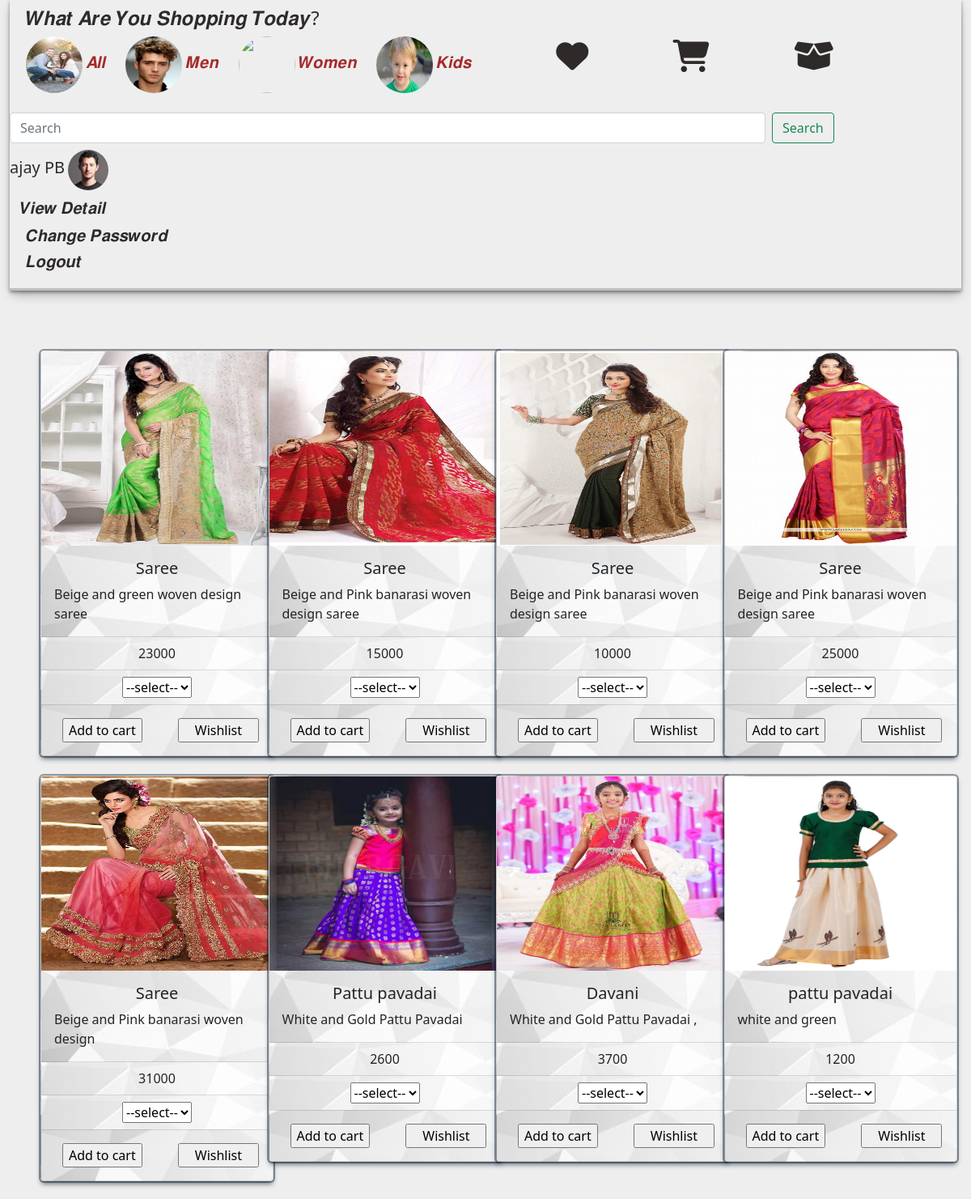
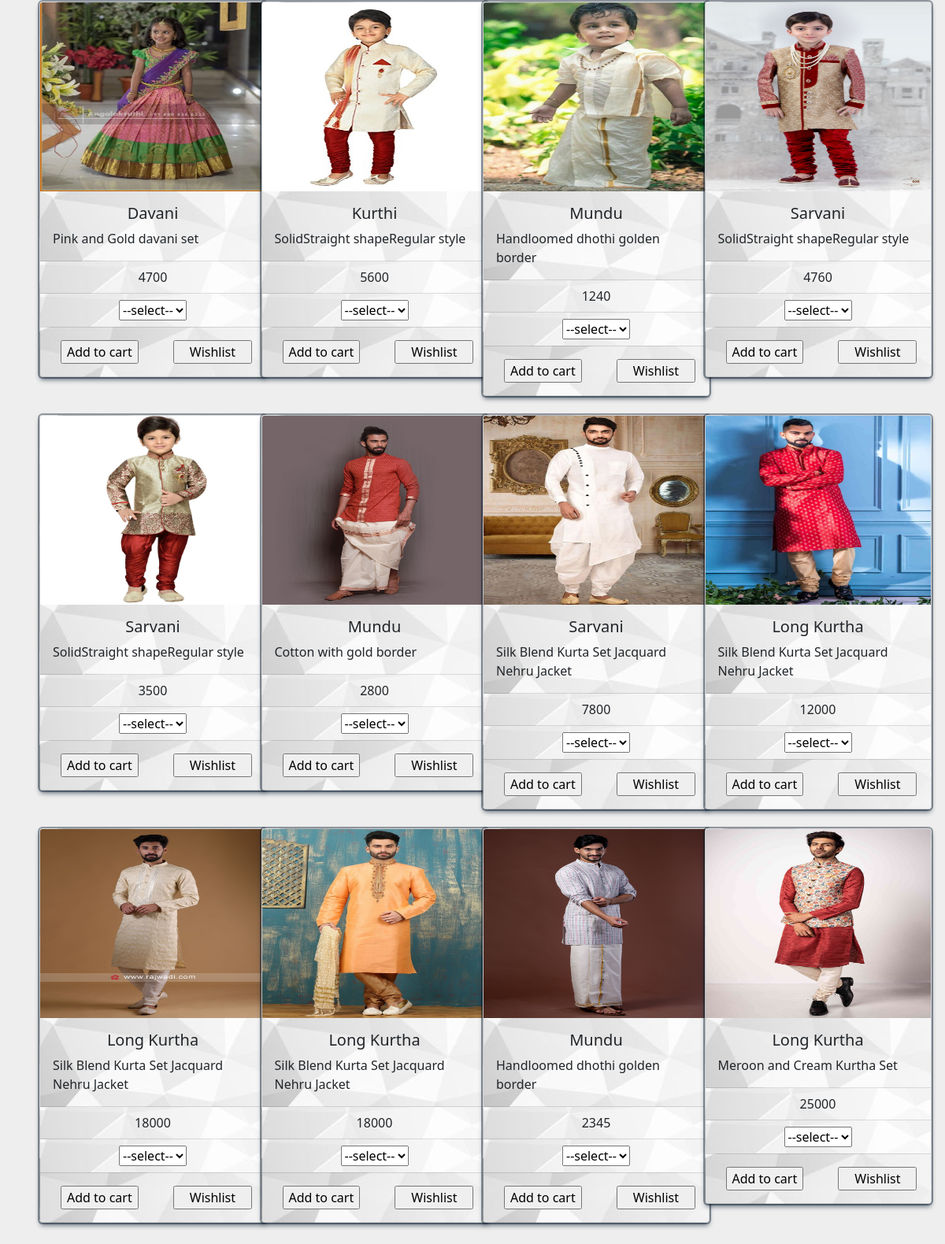
/ecommerceapp/userprofile/ (signed in), run on the app's committed database (2 pictures, top to bottom).
### ecommerceapp/models.py (models this page shows, shortened)
class ecomregister(models.Model):
    propic=models.ImageField(upload_to="images/")
    fullname=models.CharField(max_length=100)
    email=models.CharField(max_length=200)
    phone=models.IntegerField()
    gender=models.CharField(max_length=10)
    password=models.CharField(max_length=100)

class sellerproduct(models.Model):
    productimage=models.ImageField(upload_to="images/")
    product=models.CharField(max_length=200)
    category=models.CharField(max_length=20)
    price=models.IntegerField()
    size=models.CharField(max_length=200)
    desc=models.CharField(max_length=500)

### ecommerceapp/views.py (the view)
# urls.py: path('userprofile/',userprofile),
def userprofile(request):
    try:
        id1=request.session['userid']
        data=ecomregister.objects.get(id=id1)
        category = request.GET.get('category','all') # get selected category,if there is no category selected, all option will work
        if category=='all':
            db=sellerproduct.objects.all()
        else:
            db=sellerproduct.objects.filter(category=category)
        for item in db:
            item.size=item.size.split(',')
    except KeyError:
        return redirect(userlogin)
    return render(request,'userprofile.html',{'data':data,'db':db})

### ecommerceapp/templates/userprofile.html (shortened to what this page needs)
<!DOCTYPE html>
{% load static %}
<html lang="en">
<head>
     <link rel="stylesheet" type="text/css" href="{% static 'css/style.css' %}" >
    <link rel="stylesheet" href="https://cdnjs.cloudflare.com/ajax/libs/font-awesome/6.5.2/css/all.min.css" />
  <link href="https://cdn.jsdelivr.net/npm/bootstrap@5.0.2/dist/css/bootstrap.min.css" rel="stylesheet">
</head>
<body>
<div class="container-fluid">
    <nav class="navbar">
        <div>
        <h4>𝑾𝒉𝒂𝒕 𝑨𝒓𝒆 𝒀𝒐𝒖 𝑺𝒉𝒐𝒑𝒑𝒊𝒏𝒈 𝑻𝒐𝒅𝒂𝒚?</h4>
        <img src="{% static 'image/img_4.png' %}"style="height:70px;width:70px;border-radius:50%;margin-left:20px;">
        <a href="?category=all" style="font-size:20px;color:#A52A2A;">𝑨𝒍𝒍</a>
        <img src="{% static 'image/img_16.png' %}"style="height:70px;width:70px;border-radius:50%;margin-left:20px;">
        <a href="?category=men" style="font-size:20px;color:#A52A2A;"> 𝑴𝒆𝒏</a>
        <img src="{% static 'image/img_17.png' %}"style="height:70px;width:70px;border-radius:50%;margin-left:20px;">
        <a href="?category=women" style="font-size:20px;color:#A52A2A;">𝑾𝒐𝒎𝒆𝒏</a>
        <img src="{% static 'image/img_18.png' %}"style="height:70px;width:70px;border-radius:50%;margin-left:20px;">
        <a href="?category=kids" style="font-size:20px;color:#A52A2A;">𝑲𝒊𝒅𝒔</a>
        <a href="http://127.0.0.1:8000/ecommerceapp/wishlistdisplay/"><i class="fa-solid fa-heart"></i></a>
            <a href="http://127.0.0.1:8000/ecommerceapp/cartdisplay/"> <i class="fa-solid fa-cart-shopping"></i></a>
            <a href="http://127.0.0.1:8000/ecommerceapp/order/"> <i class="fa-solid fa-box-open"></i></a>
            <br><br>
            <form class="d-flex">
        <input id="searchinput" class="form-control me-2" type="text" placeholder="Search" aria-label="Search" onkeyup="filterItems()">
        <button class="btn btn-outline-success" type="submit">Search</button>
      </form>
        </div>
    <span class="navbar-text">
        <a style="color:#2E2A2A;">{{data.fullname}}</a> <img src="{{data.propic.url}}" height="50px" width="50px" style="border-radius:50%"><br>
        <button type="button" class="btn"><a href="http://127.0.0.1:8000/ecommerceapp/updateprofile/{{data.id}}"style="color:#2E2A2A;" class="card-link">𝑽𝒊𝒆𝒘 𝑫𝒆𝒕𝒂𝒊𝒍</a></button>
        <h6><a href="http://127.0.0.1:8000/ecommerceapp/password/" style="color:#2E2A2A;" class="card-link"> 𝑪𝒉𝒂𝒏𝒈𝒆 𝑷𝒂𝒔𝒔𝒘𝒐𝒓𝒅</a></h6>
         <h6><a href="http://127.0.0.1:8000/ecommerceapp/logout/" style="color:#2E2A2A;" class="card-link">𝑳𝒐𝒈𝒐𝒖𝒕</a></h6>
    </span>
</nav>
    <div class="row g-5"style="margin-top:50px;padding-left:50px;">
        {% for i in db %}
        <div class="col-3 g-4">
        <div class="card" style="width: 18rem;">
  <img src="{{i.productimage.url}}" class="card-img-top" style="height:30vh;" alt="...">
  <div class="card-body">
    <h5 align="center" class="card-title">{{i.product}}</h5>
    <p class="card-text">{{i.desc}}</p>
  </div>
  <ul class="list-group list-group-flush">
    <li align="center" class="list-group-item">{{i.price}}</li>
    <li class="list-group-item">
        <form method="get" action="http://127.0.0.1:8000/ecommerceapp/addtocart/{{i.id}}">
        <select name="size" required>
            <option>--select--</option>
        </select>
    </li>
  </ul>
  <div class="card-body">
    <input type="submit" value="Add to cart"style="margin-left:10px;">
   <a href="http://127.0.0.1:8000/ecommerceapp/wishlistproduct/{{i.id}}"> <input type="submit" value="Wishlist"style="margin-left:40px;width:100px;"></a>
  </div>
</div>
        </div>
            {% endfor %}
                </div>
</div>
</body>
</html>

### ecommerceapp/static/css/style.css (style rules this page uses)
.navbar { background-color:#FFFACD; }
.row { width:100%; height:100vh; }

### data on the page
ecomregister: fullname "ajay PB", propic (picture)
sellerproduct: productimage (picture), product "Saree", desc "Beige and green woven design saree", price "23000"
sellerproduct: productimage (picture), product "Saree", desc "Beige and Pink banarasi woven design saree", price "15000"
sellerproduct: productimage (picture), product "Saree", desc "Beige and Pink banarasi woven design saree", price "10000"
sellerproduct: productimage (picture), product "Saree", desc "Beige and Pink banarasi woven design saree", price "25000"
sellerproduct: productimage (picture), product "Saree", desc "Beige and Pink banarasi woven design", price "31000"
sellerproduct: productimage (picture), product "Pattu pavadai", desc "White and Gold Pattu Pavadai", price "2600"
sellerproduct: productimage (picture), product "Davani", desc "White and Gold Pattu Pavadai ,", price "3700"
sellerproduct: productimage (picture), product "pattu pavadai", desc "white and green", price "1200"
sellerproduct: productimage (picture), product "Davani", desc "Pink and Gold davani set", price "4700"
sellerproduct: productimage (picture), product "Kurthi", desc "SolidStraight shapeRegular style", price "5600"
sellerproduct: productimage (picture), product "Mundu", desc "Handloomed dhothi golden border", price "1240"
sellerproduct: productimage (picture), product "Sarvani", desc "SolidStraight shapeRegular style", price "4760"
sellerproduct: productimage (picture), product "Sarvani", desc "SolidStraight shapeRegular style", price "3500"
sellerproduct: productimage (picture), product "Mundu", desc "Cotton with gold border", price "2800"
sellerproduct: productimage (picture), product "Sarvani", desc "Silk Blend Kurta Set Jacquard Nehru Jacket", price "7800"
sellerproduct: productimage (picture), product "Long Kurtha", desc "Silk Blend Kurta Set Jacquard Nehru Jacket", price "12000"
sellerproduct: productimage (picture), product "Long Kurtha", desc "Silk Blend Kurta Set Jacquard Nehru Jacket", price "18000"
sellerproduct: productimage (picture), product "Long Kurtha", desc "Silk Blend Kurta Set Jacquard Nehru Jacket", price "18000"
sellerproduct: productimage (picture), product "Mundu", desc "Handloomed dhothi golden border", price "2345"
sellerproduct: productimage (picture), product "Long Kurtha", desc "Meroon and Cream Kurtha Set", price "25000"
